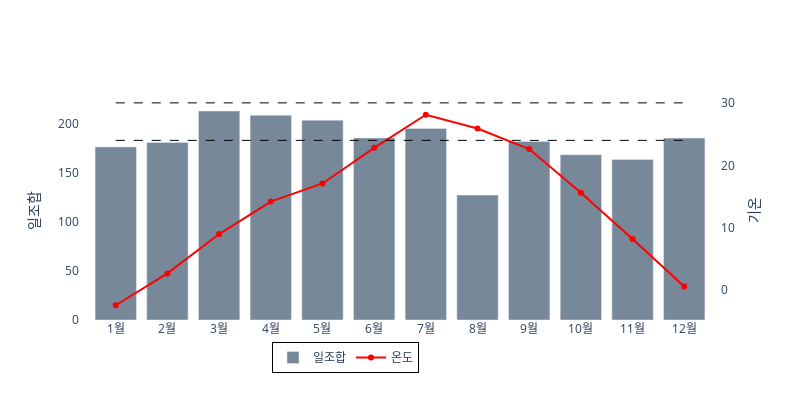
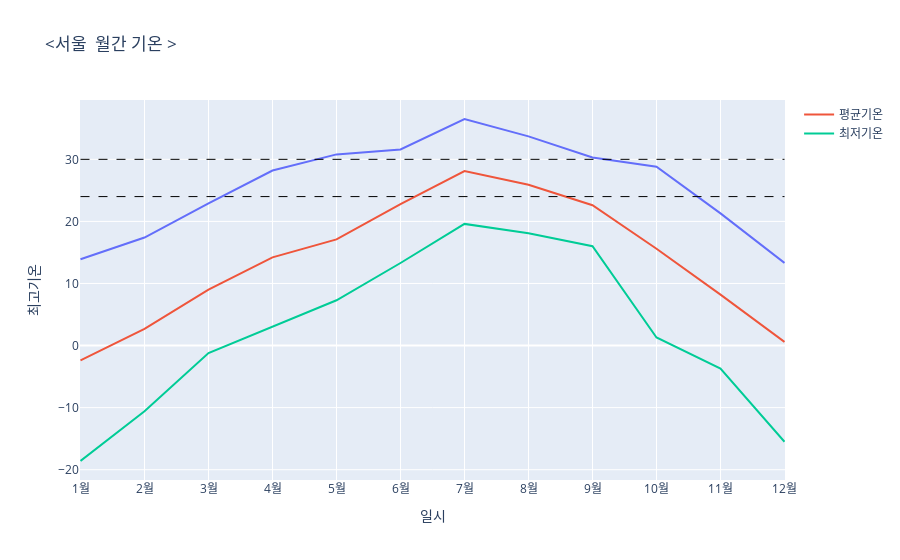
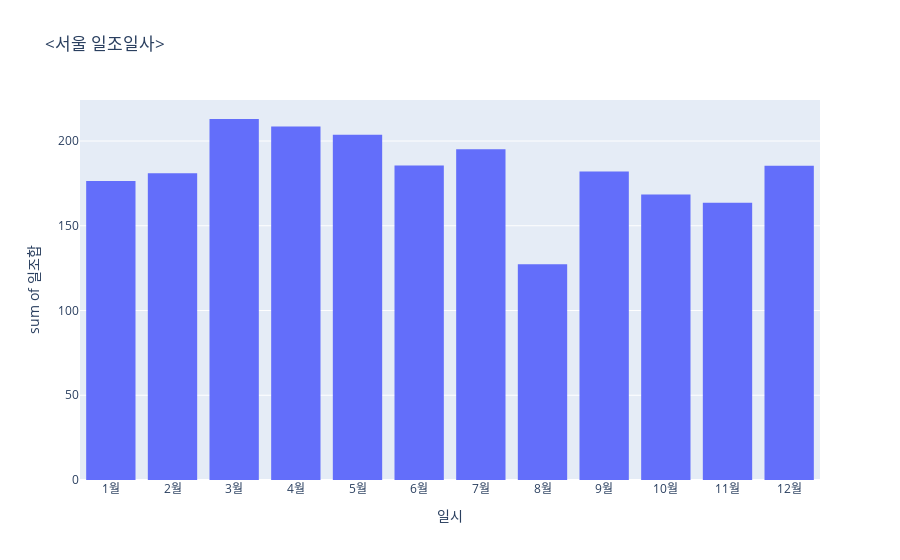

Source (notebook cell) for these figures, in order:
### Code cell
temperature = pd.read_csv('서울_기온.csv',  encoding='cp949')
df = pd.read_csv('서울_일조일사.csv',  encoding='cp949')

plot_together(df,temperature, '서울')
plot_temperature(temperature, '서울')
plot_sunshine(df, '서울')

### Figure 1 — Plotly figure (JSON) as saved in the notebook; plotly's stock layout.template omitted (floating-point values rounded to 4 significant figures)
{"data": [{"marker": {"color": "lightslategrey"}, "name": "일조합", "offsetgroup": "1", "text": "", "type": "bar", "x": ["1월", "2월", "3월", "4월", "5월", "6월", "7월", "8월", "9월", "10월", "11월", "12월", null, null], "y": [176.4, 181, 213, 208.6, 203.7, 185.5, 195.2, 127.3, 182, 168.4, 163.6, 185.4, null, null], "yaxis": "y"}, {"marker": {"color": "red"}, "mode": "markers+lines+text", "name": "온도", "text": "", "textposition": "top center", "type": "scatter", "x": ["1월", "2월", "3월", "4월", "5월", "6월", "7월", "8월", "9월", "10월", "11월", "12월", null, null], "y": [-2.4, 2.7, 9, 14.2, 17.1, 22.8, 28.1, 25.9, 22.6, 15.6, 8.2, 0.6, null, null, null, null, null, null, null, null, null, null, null, null, null, null, null, null, null, null, null], "yaxis": "y2"}], "layout": {"height": 400, "legend": {"bordercolor": "black", "borderwidth": 1, "orientation": "h", "x": 0.3, "y": -0.1}, "plot_bgcolor": "white", "shapes": [{"line": {"color": "black", "dash": "dash", "width": 1}, "type": "line", "x0": 0, "x1": 11, "y0": 24, "y1": 24, "yref": "y2"}, {"line": {"color": "black", "dash": "dash", "width": 1}, "type": "line", "x0": 0, "x1": 11, "y0": 30, "y1": 30, "yref": "y2"}], "width": 800, "xaxis": {"title": {"text": ""}}, "yaxis": {"title": {"text": "일조합"}}, "yaxis2": {"overlaying": "y", "side": "right", "title": {"text": "기온"}}}}

### Figure 2 — Plotly figure (JSON) as saved in the notebook; plotly's stock layout.template omitted (floating-point values rounded to 4 significant figures)
{"data": [{"hovertemplate": "일시=%{x}<br>최고기온=%{y}<extra></extra>", "legendgroup": "", "line": {"color": "#636efa", "dash": "solid"}, "marker": {"symbol": "circle"}, "mode": "lines", "name": "", "orientation": "v", "showlegend": false, "type": "scatter", "x": ["1월", "2월", "3월", "4월", "5월", "6월", "7월", "8월", "9월", "10월", "11월", "12월", null, null, null, null, null, null, null, null, null, null, null, null, null, null, null, null, null, null, null], "xaxis": "x", "y": [13.9, 17.4, 22.9, 28.2, 30.8, 31.6, 36.5, 33.7, 30.3, 28.8, 21.3, 13.3, null, null, null, null, null, null, null, null, null, null, null, null, null, null, null, null, null, null, null], "yaxis": "y"}, {"mode": "lines", "name": "평균기온", "type": "scatter", "x": ["1월", "2월", "3월", "4월", "5월", "6월", "7월", "8월", "9월", "10월", "11월", "12월", null, null, null, null, null, null, null, null, null, null, null, null, null, null, null, null, null, null, null], "y": [-2.4, 2.7, 9, 14.2, 17.1, 22.8, 28.1, 25.9, 22.6, 15.6, 8.2, 0.6, null, null, null, null, null, null, null, null, null, null, null, null, null, null, null, null, null, null, null]}, {"mode": "lines", "name": "최저기온", "type": "scatter", "x": ["1월", "2월", "3월", "4월", "5월", "6월", "7월", "8월", "9월", "10월", "11월", "12월", null, null, null, null, null, null, null, null, null, null, null, null, null, null, null, null, null, null, null], "y": [-18.6, -10.6, -1.2, 3.1, 7.3, 13.3, 19.6, 18.1, 16, 1.3, -3.7, -15.5, null, null, null, null, null, null, null, null, null, null, null, null, null, null, null, null, null, null, null]}], "layout": {"legend": {"tracegroupgap": 0}, "shapes": [{"line": {"color": "black", "dash": "dash", "width": 1}, "type": "line", "x0": 0, "x1": 11, "y0": 24, "y1": 24}, {"line": {"color": "black", "dash": "dash", "width": 1}, "type": "line", "x0": 0, "x1": 11, "y0": 30, "y1": 30}], "title": {"text": "<서울  월간 기온 > "}, "xaxis": {"anchor": "y", "domain": [0, 1], "title": {"text": "일시"}}, "yaxis": {"anchor": "x", "domain": [0, 1], "title": {"text": "최고기온"}}}}

### Figure 3 — Plotly figure (JSON) as saved in the notebook; plotly's stock layout.template omitted (floating-point values rounded to 4 significant figures)
{"data": [{"alignmentgroup": "True", "bingroup": "x", "histfunc": "sum", "hovertemplate": "일시=%{x}<br>sum of 일조합=%{y}<extra></extra>", "legendgroup": "", "marker": {"color": "#636efa", "pattern": {"shape": ""}}, "name": "", "offsetgroup": "", "orientation": "v", "showlegend": false, "type": "histogram", "x": ["1월", "2월", "3월", "4월", "5월", "6월", "7월", "8월", "9월", "10월", "11월", "12월", null, null], "xaxis": "x", "y": [176.4, 181, 213, 208.6, 203.7, 185.5, 195.2, 127.3, 182, 168.4, 163.6, 185.4, null, null], "yaxis": "y"}], "layout": {"barmode": "relative", "legend": {"tracegroupgap": 0}, "title": {"text": "<서울 일조일사>"}, "xaxis": {"anchor": "y", "domain": [0, 1], "title": {"text": "일시"}}, "yaxis": {"anchor": "x", "domain": [0, 1], "title": {"text": "sum of 일조합"}}}}
